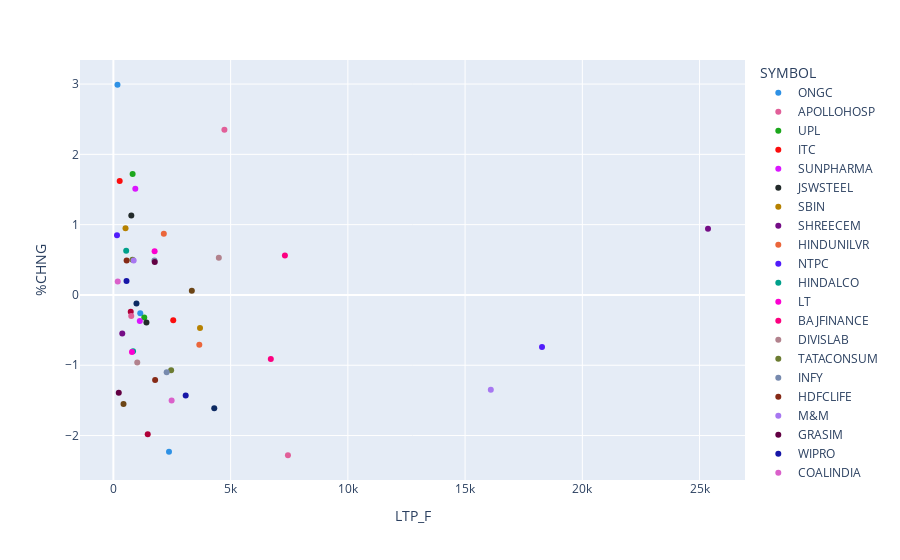

The code cell stored with this chart in its notebook:
### Markdown cell above
##### LTP vs %CHNG

### Code cell
px.scatter((df_nifity),x='LTP_F',y='%CHNG',color='SYMBOL',
           color_discrete_sequence=px.colors.qualitative.Dark24)

### Figure 1 — Plotly figure (JSON) as saved in the notebook; plotly's stock layout.template omitted (floating-point values rounded to 4 significant figures)
{"data": [{"hovertemplate": "SYMBOL=ONGC<br>LTP_F=%{x}<br>%CHNG=%{y}<extra></extra>", "legendgroup": "ONGC", "marker": {"color": "#2E91E5", "symbol": "circle"}, "mode": "markers", "name": "ONGC", "orientation": "v", "showlegend": true, "type": "scatter", "x": [173.9], "xaxis": "x", "y": [2.99], "yaxis": "y"}, {"hovertemplate": "SYMBOL=APOLLOHOSP<br>LTP_F=%{x}<br>%CHNG=%{y}<extra></extra>", "legendgroup": "APOLLOHOSP", "marker": {"color": "#E15F99", "symbol": "circle"}, "mode": "markers", "name": "APOLLOHOSP", "orientation": "v", "showlegend": true, "type": "scatter", "x": [4735.0], "xaxis": "x", "y": [2.35], "yaxis": "y"}, {"hovertemplate": "SYMBOL=UPL<br>LTP_F=%{x}<br>%CHNG=%{y}<extra></extra>", "legendgroup": "UPL", "marker": {"color": "#1CA71C", "symbol": "circle"}, "mode": "markers", "name": "UPL", "orientation": "v", "showlegend": true, "type": "scatter", "x": [819.5], "xaxis": "x", "y": [1.72], "yaxis": "y"}, {"hovertemplate": "SYMBOL=ITC<br>LTP_F=%{x}<br>%CHNG=%{y}<extra></extra>", "legendgroup": "ITC", "marker": {"color": "#FB0D0D", "symbol": "circle"}, "mode": "markers", "name": "ITC", "orientation": "v", "showlegend": true, "type": "scatter", "x": [269.1], "xaxis": "x", "y": [1.62], "yaxis": "y"}, {"hovertemplate": "SYMBOL=SUNPHARMA<br>LTP_F=%{x}<br>%CHNG=%{y}<extra></extra>", "legendgroup": "SUNPHARMA", "marker": {"color": "#DA16FF", "symbol": "circle"}, "mode": "markers", "name": "SUNPHARMA", "orientation": "v", "showlegend": true, "type": "scatter", "x": [935.2], "xaxis": "x", "y": [1.51], "yaxis": "y"}, {"hovertemplate": "SYMBOL=JSWSTEEL<br>LTP_F=%{x}<br>%CHNG=%{y}<extra></extra>", "legendgroup": "JSWSTEEL", "marker": {"color": "#222A2A", "symbol": "circle"}, "mode": "markers", "name": "JSWSTEEL", "orientation": "v", "showlegend": true, "type": "scatter", "x": [764.5], "xaxis": "x", "y": [1.13], "yaxis": "y"}, {"hovertemplate": "SYMBOL=SBIN<br>LTP_F=%{x}<br>%CHNG=%{y}<extra></extra>", "legendgroup": "SBIN", "marker": {"color": "#B68100", "symbol": "circle"}, "mode": "markers", "name": "SBIN", "orientation": "v", "showlegend": true, "type": "scatter", "x": [517.7], "xaxis": "x", "y": [0.95], "yaxis": "y"}, {"hovertemplate": "SYMBOL=SHREECEM<br>LTP_F=%{x}<br>%CHNG=%{y}<extra></extra>", "legendgroup": "SHREECEM", "marker": {"color": "#750D86", "symbol": "circle"}, "mode": "markers", "name": "SHREECEM", "orientation": "v", "showlegend": true, "type": "scatter", "x": [25360], "xaxis": "x", "y": [0.94], "yaxis": "y"}, {"hovertemplate": "SYMBOL=HINDUNILVR<br>LTP_F=%{x}<br>%CHNG=%{y}<extra></extra>", "legendgroup": "HINDUNILVR", "marker": {"color": "#EB663B", "symbol": "circle"}, "mode": "markers", "name": "HINDUNILVR", "orientation": "v", "showlegend": true, "type": "scatter", "x": [2151.0], "xaxis": "x", "y": [0.87], "yaxis": "y"}, {"hovertemplate": "SYMBOL=NTPC<br>LTP_F=%{x}<br>%CHNG=%{y}<extra></extra>", "legendgroup": "NTPC", "marker": {"color": "#511CFB", "symbol": "circle"}, "mode": "markers", "name": "NTPC", "orientation": "v", "showlegend": true, "type": "scatter", "x": [153.9], "xaxis": "x", "y": [0.85], "yaxis": "y"}, {"hovertemplate": "SYMBOL=HINDALCO<br>LTP_F=%{x}<br>%CHNG=%{y}<extra></extra>", "legendgroup": "HINDALCO", "marker": {"color": "#00A08B", "symbol": "circle"}, "mode": "markers", "name": "HINDALCO", "orientation": "v", "showlegend": true, "type": "scatter", "x": [545.8], "xaxis": "x", "y": [0.63], "yaxis": "y"}, {"hovertemplate": "SYMBOL=LT<br>LTP_F=%{x}<br>%CHNG=%{y}<extra></extra>", "legendgroup": "LT", "marker": {"color": "#FB00D1", "symbol": "circle"}, "mode": "markers", "name": "LT", "orientation": "v", "showlegend": true, "type": "scatter", "x": [1759.0], "xaxis": "x", "y": [0.62], "yaxis": "y"}, {"hovertemplate": "SYMBOL=BAJFINANCE<br>LTP_F=%{x}<br>%CHNG=%{y}<extra></extra>", "legendgroup": "BAJFINANCE", "marker": {"color": "#FC0080", "symbol": "circle"}, "mode": "markers", "name": "BAJFINANCE", "orientation": "v", "showlegend": true, "type": "scatter", "x": [7315.0], "xaxis": "x", "y": [0.56], "yaxis": "y"}, {"hovertemplate": "SYMBOL=DIVISLAB<br>LTP_F=%{x}<br>%CHNG=%{y}<extra></extra>", "legendgroup": "DIVISLAB", "marker": {"color": "#B2828D", "symbol": "circle"}, "mode": "markers", "name": "DIVISLAB", "orientation": "v", "showlegend": true, "type": "scatter", "x": [4497], "xaxis": "x", "y": [0.53], "yaxis": "y"}, {"hovertemplate": "SYMBOL=TATACONSUM<br>LTP_F=%{x}<br>%CHNG=%{y}<extra></extra>", "legendgroup": "TATACONSUM", "marker": {"color": "#6C7C32", "symbol": "circle"}, "mode": "markers", "name": "TATACONSUM", "orientation": "v", "showlegend": true, "type": "scatter", "x": [816.2], "xaxis": "x", "y": [0.5], "yaxis": "y"}, {"hovertemplate": "SYMBOL=INFY<br>LTP_F=%{x}<br>%CHNG=%{y}<extra></extra>", "legendgroup": "INFY", "marker": {"color": "#778AAE", "symbol": "circle"}, "mode": "markers", "name": "INFY", "orientation": "v", "showlegend": true, "type": "scatter", "x": [1751], "xaxis": "x", "y": [0.49], "yaxis": "y"}, {"hovertemplate": "SYMBOL=HDFCLIFE<br>LTP_F=%{x}<br>%CHNG=%{y}<extra></extra>", "legendgroup": "HDFCLIFE", "marker": {"color": "#862A16", "symbol": "circle"}, "mode": "markers", "name": "HDFCLIFE", "orientation": "v", "showlegend": true, "type": "scatter", "x": [565.0], "xaxis": "x", "y": [0.49], "yaxis": "y"}, {"hovertemplate": "SYMBOL=M&M<br>LTP_F=%{x}<br>%CHNG=%{y}<extra></extra>", "legendgroup": "M&M", "marker": {"color": "#A777F1", "symbol": "circle"}, "mode": "markers", "name": "M&M", "orientation": "v", "showlegend": true, "type": "scatter", "x": [865], "xaxis": "x", "y": [0.49], "yaxis": "y"}, {"hovertemplate": "SYMBOL=GRASIM<br>LTP_F=%{x}<br>%CHNG=%{y}<extra></extra>", "legendgroup": "GRASIM", "marker": {"color": "#620042", "symbol": "circle"}, "mode": "markers", "name": "GRASIM", "orientation": "v", "showlegend": true, "type": "scatter", "x": [1764.0], "xaxis": "x", "y": [0.47], "yaxis": "y"}, {"hovertemplate": "SYMBOL=WIPRO<br>LTP_F=%{x}<br>%CHNG=%{y}<extra></extra>", "legendgroup": "WIPRO", "marker": {"color": "#1616A7", "symbol": "circle"}, "mode": "markers", "name": "WIPRO", "orientation": "v", "showlegend": true, "type": "scatter", "x": [559.8], "xaxis": "x", "y": [0.2], "yaxis": "y"}, {"hovertemplate": "SYMBOL=COALINDIA<br>LTP_F=%{x}<br>%CHNG=%{y}<extra></extra>", "legendgroup": "COALINDIA", "marker": {"color": "#DA60CA", "symbol": "circle"}, "mode": "markers", "name": "COALINDIA", "orientation": "v", "showlegend": true, "type": "scatter", "x": [186.3], "xaxis": "x", "y": [0.19], "yaxis": "y"}, {"hovertemplate": "SYMBOL=BRITANNIA<br>LTP_F=%{x}<br>%CHNG=%{y}<extra></extra>", "legendgroup": "BRITANNIA", "marker": {"color": "#6C4516", "symbol": "circle"}, "mode": "markers", "name": "BRITANNIA", "orientation": "v", "showlegend": true, "type": "scatter", "x": [3346.0], "xaxis": "x", "y": [0.06], "yaxis": "y"}, {"hovertemplate": "SYMBOL=INDUSINDBK<br>LTP_F=%{x}<br>%CHNG=%{y}<extra></extra>", "legendgroup": "INDUSINDBK", "marker": {"color": "#0D2A63", "symbol": "circle"}, "mode": "markers", "name": "INDUSINDBK", "orientation": "v", "showlegend": true, "type": "scatter", "x": [983.9], "xaxis": "x", "y": [-0.12], "yaxis": "y"}, {"hovertemplate": "SYMBOL=BHARTIARTL<br>LTP_F=%{x}<br>%CHNG=%{y}<extra></extra>", "legendgroup": "BHARTIARTL", "marker": {"color": "#AF0038", "symbol": "circle"}, "mode": "markers", "name": "BHARTIARTL", "orientation": "v", "showlegend": true, "type": "scatter", "x": [739.9], "xaxis": "x", "y": [-0.24], "yaxis": "y"}, {"hovertemplate": "SYMBOL=SBILIFE<br>LTP_F=%{x}<br>%CHNG=%{y}<extra></extra>", "legendgroup": "SBILIFE", "marker": {"color": "#2E91E5", "symbol": "circle"}, "mode": "markers", "name": "SBILIFE", "orientation": "v", "showlegend": true, "type": "scatter", "x": [1146.0], "xaxis": "x", "y": [-0.26], "yaxis": "y"}, {"hovertemplate": "SYMBOL=ICICIBANK<br>LTP_F=%{x}<br>%CHNG=%{y}<extra></extra>", "legendgroup": "ICICIBANK", "marker": {"color": "#E15F99", "symbol": "circle"}, "mode": "markers", "name": "ICICIBANK", "orientation": "v", "showlegend": true, "type": "scatter", "x": [761.5], "xaxis": "x", "y": [-0.3], "yaxis": "y"}, {"hovertemplate": "SYMBOL=TATASTEEL<br>LTP_F=%{x}<br>%CHNG=%{y}<extra></extra>", "legendgroup": "TATASTEEL", "marker": {"color": "#1CA71C", "symbol": "circle"}, "mode": "markers", "name": "TATASTEEL", "orientation": "v", "showlegend": true, "type": "scatter", "x": [1316.0], "xaxis": "x", "y": [-0.32], "yaxis": "y"}, {"hovertemplate": "SYMBOL=RELIANCE<br>LTP_F=%{x}<br>%CHNG=%{y}<extra></extra>", "legendgroup": "RELIANCE", "marker": {"color": "#FB0D0D", "symbol": "circle"}, "mode": "markers", "name": "RELIANCE", "orientation": "v", "showlegend": true, "type": "scatter", "x": [2552.0], "xaxis": "x", "y": [-0.36], "yaxis": "y"}, {"hovertemplate": "SYMBOL=HCLTECH<br>LTP_F=%{x}<br>%CHNG=%{y}<extra></extra>", "legendgroup": "HCLTECH", "marker": {"color": "#DA16FF", "symbol": "circle"}, "mode": "markers", "name": "HCLTECH", "orientation": "v", "showlegend": true, "type": "scatter", "x": [1127], "xaxis": "x", "y": [-0.37], "yaxis": "y"}, {"hovertemplate": "SYMBOL=TECHM<br>LTP_F=%{x}<br>%CHNG=%{y}<extra></extra>", "legendgroup": "TECHM", "marker": {"color": "#222A2A", "symbol": "circle"}, "mode": "markers", "name": "TECHM", "orientation": "v", "showlegend": true, "type": "scatter", "x": [1409.0], "xaxis": "x", "y": [-0.39], "yaxis": "y"}, {"hovertemplate": "SYMBOL=BAJAJ-AUTO<br>LTP_F=%{x}<br>%CHNG=%{y}<extra></extra>", "legendgroup": "BAJAJ-AUTO", "marker": {"color": "#B68100", "symbol": "circle"}, "mode": "markers", "name": "BAJAJ-AUTO", "orientation": "v", "showlegend": true, "type": "scatter", "x": [3695.0], "xaxis": "x", "y": [-0.47], "yaxis": "y"}, {"hovertemplate": "SYMBOL=BPCL<br>LTP_F=%{x}<br>%CHNG=%{y}<extra></extra>", "legendgroup": "BPCL", "marker": {"color": "#750D86", "symbol": "circle"}, "mode": "markers", "name": "BPCL", "orientation": "v", "showlegend": true, "type": "scatter", "x": [378.5], "xaxis": "x", "y": [-0.55], "yaxis": "y"}, {"hovertemplate": "SYMBOL=TCS<br>LTP_F=%{x}<br>%CHNG=%{y}<extra></extra>", "legendgroup": "TCS", "marker": {"color": "#EB663B", "symbol": "circle"}, "mode": "markers", "name": "TCS", "orientation": "v", "showlegend": true, "type": "scatter", "x": [3665.0], "xaxis": "x", "y": [-0.71], "yaxis": "y"}, {"hovertemplate": "SYMBOL=NESTLEIND<br>LTP_F=%{x}<br>%CHNG=%{y}<extra></extra>", "legendgroup": "NESTLEIND", "marker": {"color": "#511CFB", "symbol": "circle"}, "mode": "markers", "name": "NESTLEIND", "orientation": "v", "showlegend": true, "type": "scatter", "x": [18281], "xaxis": "x", "y": [-0.74], "yaxis": "y"}, {"hovertemplate": "SYMBOL=ADANIPORTS<br>LTP_F=%{x}<br>%CHNG=%{y}<extra></extra>", "legendgroup": "ADANIPORTS", "marker": {"color": "#00A08B", "symbol": "circle"}, "mode": "markers", "name": "ADANIPORTS", "orientation": "v", "showlegend": true, "type": "scatter", "x": [838.1], "xaxis": "x", "y": [-0.8], "yaxis": "y"}, {"hovertemplate": "SYMBOL=AXISBANK<br>LTP_F=%{x}<br>%CHNG=%{y}<extra></extra>", "legendgroup": "AXISBANK", "marker": {"color": "#FB00D1", "symbol": "circle"}, "mode": "markers", "name": "AXISBANK", "orientation": "v", "showlegend": true, "type": "scatter", "x": [792], "xaxis": "x", "y": [-0.81], "yaxis": "y"}, {"hovertemplate": "SYMBOL=ULTRACEMCO<br>LTP_F=%{x}<br>%CHNG=%{y}<extra></extra>", "legendgroup": "ULTRACEMCO", "marker": {"color": "#FC0080", "symbol": "circle"}, "mode": "markers", "name": "ULTRACEMCO", "orientation": "v", "showlegend": true, "type": "scatter", "x": [6714], "xaxis": "x", "y": [-0.91], "yaxis": "y"}, {"hovertemplate": "SYMBOL=CIPLA<br>LTP_F=%{x}<br>%CHNG=%{y}<extra></extra>", "legendgroup": "CIPLA", "marker": {"color": "#B2828D", "symbol": "circle"}, "mode": "markers", "name": "CIPLA", "orientation": "v", "showlegend": true, "type": "scatter", "x": [1017.0], "xaxis": "x", "y": [-0.96], "yaxis": "y"}, {"hovertemplate": "SYMBOL=TITAN<br>LTP_F=%{x}<br>%CHNG=%{y}<extra></extra>", "legendgroup": "TITAN", "marker": {"color": "#6C7C32", "symbol": "circle"}, "mode": "markers", "name": "TITAN", "orientation": "v", "showlegend": true, "type": "scatter", "x": [2462.0], "xaxis": "x", "y": [-1.07], "yaxis": "y"}, {"hovertemplate": "SYMBOL=HEROMOTOCO<br>LTP_F=%{x}<br>%CHNG=%{y}<extra></extra>", "legendgroup": "HEROMOTOCO", "marker": {"color": "#778AAE", "symbol": "circle"}, "mode": "markers", "name": "HEROMOTOCO", "orientation": "v", "showlegend": true, "type": "scatter", "x": [2273.0], "xaxis": "x", "y": [-1.1], "yaxis": "y"}, {"hovertemplate": "SYMBOL=KOTAKBANK<br>LTP_F=%{x}<br>%CHNG=%{y}<extra></extra>", "legendgroup": "KOTAKBANK", "marker": {"color": "#862A16", "symbol": "circle"}, "mode": "markers", "name": "KOTAKBANK", "orientation": "v", "showlegend": true, "type": "scatter", "x": [1780], "xaxis": "x", "y": [-1.21], "yaxis": "y"}, {"hovertemplate": "SYMBOL=BAJAJFINSV<br>LTP_F=%{x}<br>%CHNG=%{y}<extra></extra>", "legendgroup": "BAJAJFINSV", "marker": {"color": "#A777F1", "symbol": "circle"}, "mode": "markers", "name": "BAJAJFINSV", "orientation": "v", "showlegend": true, "type": "scatter", "x": [16100.0], "xaxis": "x", "y": [-1.35], "yaxis": "y"}, {"hovertemplate": "SYMBOL=POWERGRID<br>LTP_F=%{x}<br>%CHNG=%{y}<extra></extra>", "legendgroup": "POWERGRID", "marker": {"color": "#620042", "symbol": "circle"}, "mode": "markers", "name": "POWERGRID", "orientation": "v", "showlegend": true, "type": "scatter", "x": [229.8], "xaxis": "x", "y": [-1.39], "yaxis": "y"}, {"hovertemplate": "SYMBOL=ASIANPAINT<br>LTP_F=%{x}<br>%CHNG=%{y}<extra></extra>", "legendgroup": "ASIANPAINT", "marker": {"color": "#1616A7", "symbol": "circle"}, "mode": "markers", "name": "ASIANPAINT", "orientation": "v", "showlegend": true, "type": "scatter", "x": [3084], "xaxis": "x", "y": [-1.43], "yaxis": "y"}, {"hovertemplate": "SYMBOL=EICHERMOT<br>LTP_F=%{x}<br>%CHNG=%{y}<extra></extra>", "legendgroup": "EICHERMOT", "marker": {"color": "#DA60CA", "symbol": "circle"}, "mode": "markers", "name": "EICHERMOT", "orientation": "v", "showlegend": true, "type": "scatter", "x": [2484], "xaxis": "x", "y": [-1.5], "yaxis": "y"}, {"hovertemplate": "SYMBOL=TATAMOTORS<br>LTP_F=%{x}<br>%CHNG=%{y}<extra></extra>", "legendgroup": "TATAMOTORS", "marker": {"color": "#6C4516", "symbol": "circle"}, "mode": "markers", "name": "TATAMOTORS", "orientation": "v", "showlegend": true, "type": "scatter", "x": [431.5], "xaxis": "x", "y": [-1.55], "yaxis": "y"}, {"hovertemplate": "SYMBOL=DRREDDY<br>LTP_F=%{x}<br>%CHNG=%{y}<extra></extra>", "legendgroup": "DRREDDY", "marker": {"color": "#0D2A63", "symbol": "circle"}, "mode": "markers", "name": "DRREDDY", "orientation": "v", "showlegend": true, "type": "scatter", "x": [4302], "xaxis": "x", "y": [-1.61], "yaxis": "y"}, {"hovertemplate": "SYMBOL=HDFCBANK<br>LTP_F=%{x}<br>%CHNG=%{y}<extra></extra>", "legendgroup": "HDFCBANK", "marker": {"color": "#AF0038", "symbol": "circle"}, "mode": "markers", "name": "HDFCBANK", "orientation": "v", "showlegend": true, "type": "scatter", "x": [1464], "xaxis": "x", "y": [-1.98], "yaxis": "y"}, {"hovertemplate": "SYMBOL=HDFC<br>LTP_F=%{x}<br>%CHNG=%{y}<extra></extra>", "legendgroup": "HDFC", "marker": {"color": "#2E91E5", "symbol": "circle"}, "mode": "markers", "name": "HDFC", "orientation": "v", "showlegend": true, "type": "scatter", "x": [2372.0], "xaxis": "x", "y": [-2.23], "yaxis": "y"}, {"hovertemplate": "SYMBOL=MARUTI<br>LTP_F=%{x}<br>%CHNG=%{y}<extra></extra>", "legendgroup": "MARUTI", "marker": {"color": "#E15F99", "symbol": "circle"}, "mode": "markers", "name": "MARUTI", "orientation": "v", "showlegend": true, "type": "scatter", "x": [7445], "xaxis": "x", "y": [-2.28], "yaxis": "y"}], "layout": {"legend": {"title": {"text": "SYMBOL"}, "tracegroupgap": 0}, "margin": {"t": 60}, "xaxis": {"anchor": "y", "domain": [0, 1], "title": {"text": "LTP_F"}}, "yaxis": {"anchor": "x", "domain": [0, 1], "title": {"text": "%CHNG"}}}}
